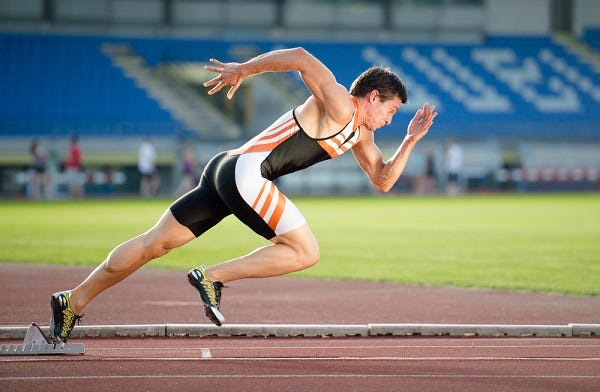
#> input picture images/test1.jpg, 600 x 392 px; the run also reads 1 picture not shown here
$ jupyter execute --allow-errors CS-6322-TermProject-Code-2025-5-6.ipynb   (shell and % lines are left out)
#> lines starting #> are read from the running program, lines starting #| are printed output that depends on the picture; after the words box and inside, x2 and y2 are one past the last pixel; in counts of white or black regions, pixels touching at a corner belong together
**Project Report**

*Team Members: John DeLeon, Darshan Joshi*

CS 6322-DS1 Image Processing | Spring B 2025

Dr. Choupani | Angelo State University

Department of Computer Science

# Overview

In this project, we explore building a tool that removes the background from an image, isolating the main subject.  Additionally, the user will be allowed to replace the background with one of the following:

* Transparent Background
* Color Background
* Another Image Background

# Environment Setup

## Imports

For our background Removal tool, we used the following python libraries:

* opencv-python
* matplotlib
* numpy

Also, it's worth noting that we are setting default images below for the purposes of the report, but in the tool, the user will be prompted to provide an image.

[cell 1]
from tkinter import Tk
from tkinter.filedialog import askopenfilename, asksaveasfilename
import cv2
import numpy as np
from matplotlib import pyplot as plt
import logging
import os
from tkinter.colorchooser import askcolor

# Setup logging
logging.basicConfig(level=logging.INFO, format='%(asctime)s - %(levelname)s - %(message)s')

# Test values for report generation
original_1_image_path = r"./images/test1.jpg"
background_path = r"./images/bg1.jpg"

## Report Helper Methods

We are including a helper function that is used to generate images for the report, but is not necessary for our tool.

[cell 2]
def show_image(image, title="Image", is_bgr=True, size=(8, 6),is_transparent=False):
    """
    Displays an image using matplotlib with optional BGR to RGB conversion.

    Args:
        image (np.ndarray): Image to show
        title (str): Window title
        is_bgr (bool): Convert BGR to RGB
        size (tuple): Matplotlib figure size
    """
    try:
        fig = plt.figure(figsize=size)
        if is_bgr:
            image = cv2.cvtColor(image, cv2.COLOR_BGR2RGB)
        if is_transparent:
            image = cv2.cvtColor(image, cv2.COLOR_BGR2BGRA)
            fig.patch.set_facecolor((0, 0, 0, 0))  # Set figure background to transparent
            fig.patch.set_alpha(0.0)

        plt.imshow(image,)
        plt.title(title)
        plt.axis("off")
        plt.show()
    except Exception as e:
        logging.error(f"Error displaying image: {e}")

# Tool Process Flow

## Image Selection

To get the user's filepath input, we use Tkinter's askopenfilename method to prompt the user for an image file and read the file using cv2.imread.

Additionally, if the image is over 800px, we resize the image using cv2.resize to make it manageable for gathering user input and processing.

[cell 3]
# [5 lines left out: function get_file_path, not called in this run]

def load_image_from_path(file_path, max_dim=800):
    """
    Loads and resizes an image from a given file path.

    Args:
        file_path (str): Path to the image
        max_dim (int): Max dimension (width or height) to resize to.

    Returns:
        tuple: (str path, np.ndarray image or None if error)
    """
#> called with file_path = './images/test1.jpg', max_dim = 800
    try:
        image = cv2.imread(file_path)
#> image is the input picture: shape (392, 600, 3); mean B, G, R 119.1, 127.7, 124
        if image is None:
            raise FileNotFoundError("Could not load image.")
        logging.info(f"Loaded image from: {file_path}")

        h, w = image.shape[:2]
#> h = 392; w = 600
        scale = max_dim / max(h, w)
#> scale = 1.33
        if scale < 1:
            image = cv2.resize(image, (int(w * scale), int(h * scale)), interpolation=cv2.INTER_AREA)
            logging.info(f"Resized image to: {image.shape[1]}x{image.shape[0]}")
        return file_path, image

    except Exception as e:
        logging.error(f"Failed to load image: {e}")
        return None, None

# [9 lines left out: function save_file, not called in this run]

In our main function, we load the image using the get_file_path() and load_image_from_path functions defined above.

*Note: For report purposes, we have this path predefined and commented out the call to get the user input.*

[cell 4]
# Test values for report generation defined above
# Uncomment the following line to select a file using a file dialog
#original_1_image_path = get_file_path()
image_path, image = load_image_from_path(original_1_image_path)
#> image_path = './images/test1.jpg'

if image is not None:
    show_image(image, title="Loaded and Resized Image")
else:
    print("No image loaded.")

## Initial Object Selection

With our Image loaded, we now display the image to get user input to define a bounding box for the main object.  We use cv2 "Mouse as a Paint-Brush" feature to capture mouse events to accomplish this.

[cell 5]
def get_user_drawn_rect(image):
    """
    Opens an OpenCV window allowing the user to draw a bounding box.

    Args:
        image (np.ndarray): The input image

    Returns:
        tuple: (x, y, w, h) bounding box
    """
    clone = image.copy()
    rect = []
    drawing = False
    ix, iy = -1, -1

    # [17 lines left out: function draw_rectangle, not called in this run]

    # Open window and set callback
    cv2.namedWindow("Draw bounding box (Press ENTER to confirm)")
    cv2.setMouseCallback("Draw bounding box (Press ENTER to confirm)", draw_rectangle)
    cv2.imshow("Draw bounding box (Press ENTER to confirm)", image)

    print("Instructions:")
    print("1. Click and drag to draw a bounding box.")
    print("2. Press ENTER or SPACE to confirm.")
    print("3. Press ESC to cancel.")

    while True:
        key = cv2.waitKey(1) & 0xFF
#> (key Esc is pressed here)
        if key == 13 or key == 32:  # ENTER or SPACE
            break
        elif key == 27:  # ESC
            rect = []
            break

    cv2.destroyAllWindows()

    if len(rect) == 4:
        logging.info(f"User-drawn rectangle: {rect}")
        return tuple(rect)
    else:
        logging.warning("Bounding box selection cancelled.")

[cell 6]
user_drawn_rectangle = get_user_drawn_rect(image)

## Initial Image Segmentation

Now that the user has provided the image, as well as the initial bounding box for the object, we apply the following methods to perform an initial segmentation and mask refinement.

* cv2.grabCut - This performs an initial segmentation of the image, classifying each pixel as
  * 0 = Background
  * 1 = Foreground
  * 2 = Probable Background
  * 3 = Probable Foreground
* cv2.morphologyEx (Closed) - This is useful for cleaning up the inside of the foreground object
* cv2.morphologyEx (Open) - Helps remove white noise
* cv2.dilate - Helps to recover lost details such as fingers
* cv2.GaussianBlur - Used to feather the edges

[cell 7]
# [72 lines left out: functions apply_grabcut, refine_mask, not called in this run]

[cell 8]
if user_drawn_rectangle:
    mask, foreground, mask_init = apply_grabcut(image, user_drawn_rectangle)
    if mask is not None:
        refined_mask = refine_mask(mask)
        final_result = cv2.bitwise_and(image, image, mask=(refined_mask // 255))

The grabCut method did a good job at getting an inital starting point for segmenting the foreground and background, but it currently includes some parts of the background.

## Mask Refinement With User Input

We've now applied our initial segmentation to the image, although you can see that there are still various elements of the background that is being included in the foreground.  To get a better representation of what should be included in the foreground and background, we provide the user with the opportunity to define where there is definitely background using the left-click and drag functionality or definitely foreground using the right-click and drag functionality.  We allow the user to iterate over updating the final mask and continue to the next step once there are no longer any alterations to the mask once the user hits Enter or Spacebar.

Similar to how we drew the bounding box, we visualize the user input using the "Mouse as a Paint-Brush" feature and cv2.line function.

[cell 9]
# [68 lines left out: function get_user_manual_mask, not called in this run]

[cell 10]
manual_update_count = 1
#> (the rest of this cell did not finish here and is left out)

### Screenshots of the segmentation Progress in UI:

This is the initial segmentation created by applying our bounding box in the GrabCut method.

Screen with User Mask Input applied.  Black area is background (both user defined and initially defined) while the green areas indicates user defined foreground.

The final segmentation created by merging user Mask Input with the initial GrabCut mask.

## User Selects Background Replacement Options

User picks which background replacement they would like to perform

```python
print("Select an option:")
print("1. Transparent background.")
print("2. Color background.")
print("3. Image background.")
option = -1
while option not in [1, 2, 3]:
    try:
        option = int(input("Enter your choice (1/2/3): "))
    except ValueError:
        print("Invalid input. Please enter 1, 2, or 3.")
if option == 1:
    final_result = apply_transparency(image, refined_mask)
elif option == 2:
    selected_color = askcolor(title="Choose a color")[0]
    print(f"Selected color: {selected_color}")
    final_result = replace_with_solid_color(image, refined_mask, color=selected_color)  # Example: Red background
elif option == 3:
    bg_image = get_file_path()
    if bg_image:
        background_image = cv2.imread(bg_image)
        if background_image is None:
            print("Error loading background image.")
            return
        final_result = replace_background_with_image(image, refined_mask, background_image)
    else:
        print("No background image selected.")
        return

```

# Background Replacements

## Transparent Background

To apply transparency to the background, we add an alpha channel to the image using cv2.cvtColor with the cv2.COLOR_BGR2BGRA option.  We then set our mask to the alpha channel, which will make the background transparent, and the foreground fully visible.

[cell 11]
# [22 lines left out: function apply_transparency, not called in this run]

#> (the rest of this cell did not finish here and is left out)

### Transparent Background Image Output File

## Color Background

To allow the user to provide a color input, we use the tkinter askcolor dialog.  For the report, we default the selected color to green.

To apply the color to the background, we create a background matrix with the color, and convert our mask to a 3-channel binary mask.  From there, we apply the mask to the image and apply the inverse of the mask to the background matrix making the background color active in only where the foreground was 0.

From there we merge the two together to get the final result.

[cell 12]
# [20 lines left out: function replace_with_solid_color, not called in this run]

[cell 13]
# Test values for report generation
selected_color = (0, 255, 0)  # Default color (green)
# Uncomment the following line to select a file using a file dialog
#selected_color = askcolor(title="Choose a color")[0]
print(f"Selected color: {selected_color}")
#> (the rest of this cell did not finish here and is left out)

## Image Background

For the background, we first resize the background image to be the same shape as our original image.

Just like the color background, we convert our mask to a 3-channel binary mask. From there, we apply the mask to the image and apply the inverse of the mask to the background matrix making the background image active in only where the foreground was 0.

From there we merge the two together to get the final result.

[cell 14]
# [23 lines left out: function replace_background_with_image, not called in this run]

[cell 15]
# Test values for report generation
# Uncomment the following line to select a file using a file dialog
#background_path = get_file_path()
background_image = cv2.imread(background_path)
#> (the rest of this cell did not finish here and is left out)

# Alternative Method: Thresholding for High-Contrast Images

This method works well if:

The background is very bright or very dark compared to the subject

The subject has clearly defined edges

### Thresholding Likely Won’t Work Well because Thresholding assumes:

The background is uniform or high-contrast

The subject and background can be separated by brightness alone

Your image has:

Multiple background elements (dirt, shrubs, city, mountains)

Gradients and depth of field (blurry background)

Likely similar brightness between clothes/road and surroundings

So this method may produce a broken mask, especially around the edges and small details like arms or hair.

[cell 16]
def create_mask_by_thresholding(image, threshold_value=127):
    """
    Performs basic background removal using grayscale thresholding.

    Args:
        image (np.ndarray): Input BGR image
        threshold_value (int): Threshold value to separate background

    Returns:
        tuple: (mask, result) where mask is binary mask and result is masked image
    """
#> called with threshold_value = 127
    try:
        # Convert to grayscale
        gray = cv2.cvtColor(image, cv2.COLOR_BGR2GRAY)
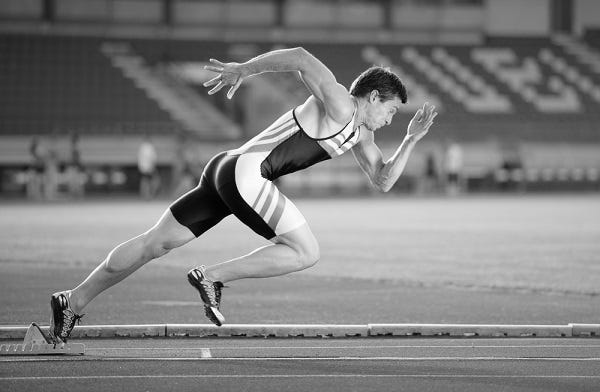
#> gray: shape (392, 600); min 0, max 255, mean 125.6

        # Apply binary thresholding
        _, thresh = cv2.threshold(gray, threshold_value, 255, cv2.THRESH_BINARY_INV + cv2.THRESH_OTSU)
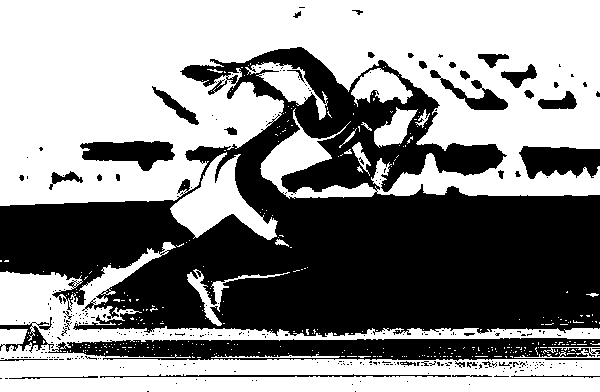
#> thresh: shape (392, 600); 54.7% white; 318 black regions (278 under 20 px)

        # Find all external contours
        contours, _ = cv2.findContours(thresh, cv2.RETR_EXTERNAL, cv2.CHAIN_APPROX_SIMPLE)
#> contours = 354 contours, 341 with area under 20; largest, box (x1, y1, x2, y2) and area: (0, 0, 600, 206) 91392, (0, 242, 600, 392) 30378, (170, 152, 278, 240) 3682, (245, 62, 328, 120) 1442, (351, 68, 413, 107) 1221

        if not contours:
            raise ValueError("No contours found")

        # Get the largest contour
        main_contour = max(contours, key=cv2.contourArea)
#> main_contour = contour of 1156 points, box (x1, y1, x2, y2) (0, 0, 600, 206), area 91392

        # Create an empty mask
        mask = np.zeros_like(gray)

        # Draw filled contour on mask
        cv2.drawContours(mask, [main_contour], -1, 255, thickness=cv2.FILLED)
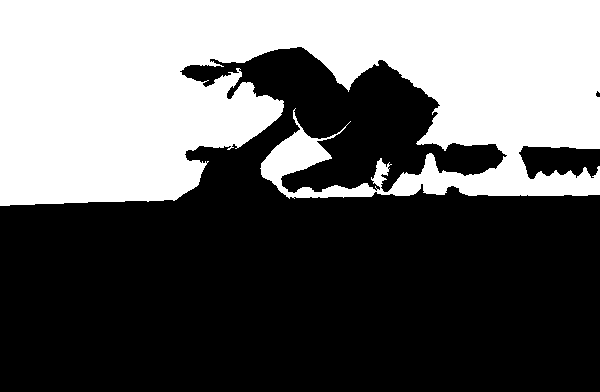
#> mask: shape (392, 600); 39.6% white; 1 white region, box (x1, y1, x2, y2) and area: (0, 0, 600, 206) 93025

        # Apply the mask to the original image
        result = cv2.bitwise_and(image, image, mask=mask)
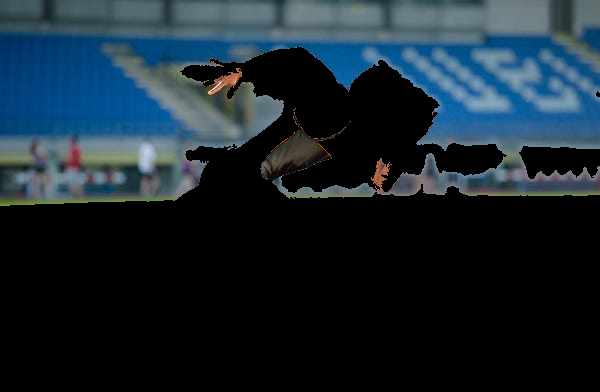
#> result: shape (392, 600, 3); mean B, G, R 47.7, 38.5, 24.7

        return mask, result

    except Exception as e:
        logging.error(f"Thresholding mask generation failed: {e}")
        return None, None

# Run this after loading the image
mask, result = create_mask_by_thresholding(image)

if mask is not None:
    show_image(mask, title="Binary Mask", is_bgr=False)
    show_image(result, title="Image with Background Removed")
else:
    print("Thresholding failed.")
